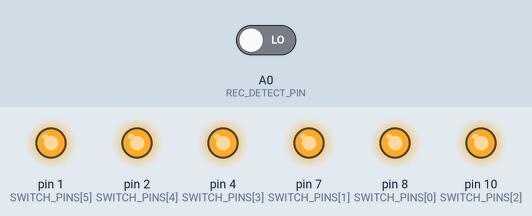
A sketch run on a simulated Arduino Uno, built with avr-gcc and run on an emulated ATmega328P. Parts: output pins drawn as LEDs (lit = HIGH). The test bench sets the inputs (shaded band); at power-on: A0 (REC_DETECT_PIN) LOW.

Above: at 1.2 s.
1.3 s: A0 (REC_DETECT_PIN) driven HIGH
At 1.7 s:
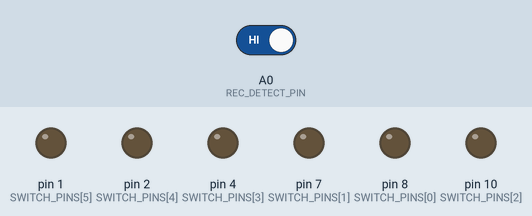
2.8 s: A0 (REC_DETECT_PIN) driven LOW
At 4.1 s:
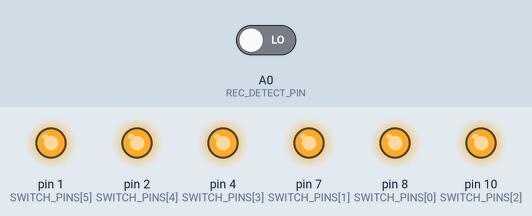
Timing chart, 0 to 5.8 s (numbered marks = the images above; inputs shaded):
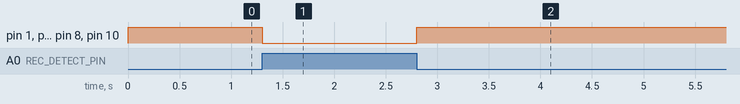

Measured:
- after the input at 1.3 s, pin 1 (SWITCH_PINS[5]), pin 2 (SWITCH_PINS[4]), pin 4 (SWITCH_PINS[3]), pin 7 (SWITCH_PINS[1]), pin 8 (SWITCH_PINS[0]), pin 10 (SWITCH_PINS[2]): HIGH → LOW at once
- after the input at 2.8 s, pin 1 (SWITCH_PINS[5]), pin 2 (SWITCH_PINS[4]), pin 4 (SWITCH_PINS[3]), pin 7 (SWITCH_PINS[1]), pin 8 (SWITCH_PINS[0]), pin 10 (SWITCH_PINS[2]): LOW → HIGH at once

The sketch:

rec_play_switch.ino
```cpp
/*
    Play/Record control logic for Unitra M3015 cassette deck.
 */

namespace
{
    constexpr bool    ACTIVE_LOW                     = false;
    constexpr bool    ACTIVE_HIGH                    = true;
    constexpr size_t  TOTAL_SWITCH_PINS              = 6;
    constexpr uint8_t REC_DETECT_PIN                 = A0;
    constexpr bool    REC_DETECT_ACTIVE_LOGIC        = ACTIVE_LOW;
    constexpr bool    SWITCH_ACTIVE_LOGIC            = ACTIVE_HIGH;
    constexpr uint8_t SWITCH_PINS[TOTAL_SWITCH_PINS] = {
        8,
        7,
        10,
        4,
        2,
        1,
    };

    bool lastRecState = false;

    void setupPins()
    {
        for (size_t i = 0; i < sizeof(SWITCH_PINS); i++)
        {
            pinMode(SWITCH_PINS[i], OUTPUT);
        }

        pinMode(REC_DETECT_PIN, INPUT);
    }

    void setSwitchState(bool state)
    {
        for (size_t i = 0; i < sizeof(SWITCH_PINS); i++)
        {
            digitalWrite(SWITCH_PINS[i], state ? SWITCH_ACTIVE_LOGIC : !SWITCH_ACTIVE_LOGIC);
        }
    }

    void record()
    {
        setSwitchState(true);
    }

    void play()
    {
        setSwitchState(false);
    }

    void onStateChange(bool recState)
    {
        if (recState)
        {
            record();
        }
        else
        {
            play();
        }
    }

    bool isRecModeActive()
    {
        return digitalRead(REC_DETECT_PIN) == REC_DETECT_ACTIVE_LOGIC;
    }

    void checkState()
    {
        auto newState = isRecModeActive();

        if (newState != lastRecState)
        {
            lastRecState = newState;
            onStateChange(newState);
        }
    }
}    // namespace

void setup()
{
    setupPins();
}

void loop()
{
    checkState();
}
```
